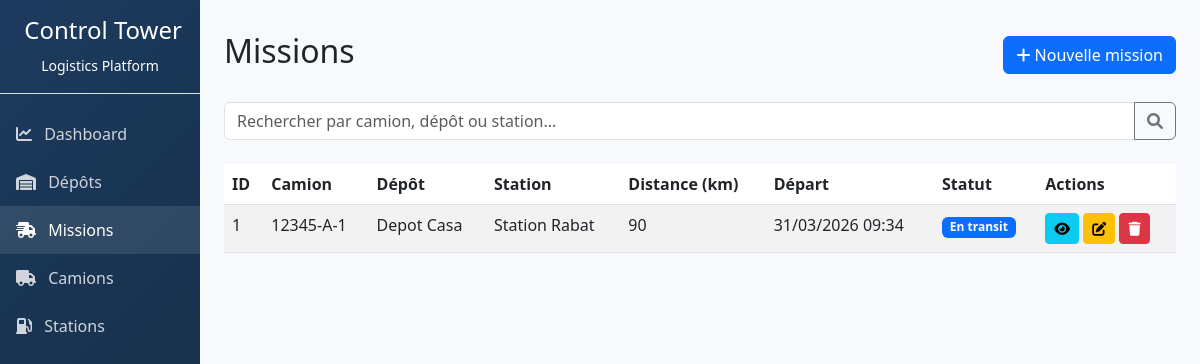
The app's page /api/missions/ with its own data.
### logistics/models.py (models this page shows, shortened)
class Mission(models.Model):
    truck = models.ForeignKey(Truck, on_delete=models.CASCADE, related_name='missions')
    depot = models.ForeignKey(Depot, on_delete=models.CASCADE)
    station = models.ForeignKey(Station, on_delete=models.CASCADE)
    route_polyline = models.TextField(blank=True, default='', help_text="Encoded polyline du trajet prévu")
    total_distance_km = models.FloatField(default=0, help_text="Distance totale en km")
    estimated_duration_minutes = models.IntegerField(default=0, help_text="Durée estimée en minutes")
    remaining_distance_km = models.FloatField(default=0)
    eta_minutes = models.IntegerField(null=True, blank=True)
    deviation_km = models.FloatField(default=0, help_text="Distance de déviation en km")
    traveled_distance_km = models.FloatField(default=0, help_text="Distance déjà parcourue")
    departure_time = models.DateTimeField(default=timezone.now)
    actual_departure_time = models.DateTimeField(null=True, blank=True)
    eta = models.DateTimeField(null=True, blank=True)
    actual_arrival_time = models.DateTimeField(null=True, blank=True)
    delivered_quantity = models.FloatField(null=True, blank=True)
    STATUS_CHOICES = [
        ('PLANNED', 'Planifiée'),
        ('LOADING', 'Chargement'),
        ('IN_TRANSIT', 'En transit'),
        ('ARRIVED', 'Arrivé'),
        ('UNLOADING', 'Déchargement'),
        ('COMPLETED', 'Terminé'),
        ('CANCELLED', 'Annulée'),
    ]
    status = models.CharField(max_length=20, choices=STATUS_CHOICES, default='PLANNED')
    notes = models.TextField(blank=True, default='')
    created_at = models.DateTimeField(auto_now_add=True)
    updated_at = models.DateTimeField(auto_now=True)

class Truck(models.Model):
    matricule = models.CharField(max_length=50, unique=True)
    transporter = models.CharField(max_length=100)
    brand = models.CharField(max_length=50, blank=True, default='')
    model = models.CharField(max_length=50, blank=True, default='')
    year = models.IntegerField(null=True, blank=True)
    driver = models.ForeignKey(Driver, on_delete=models.CASCADE, related_name='trucks')
    capacity_total = models.FloatField(help_text="Capacité totale de chargement en litres")
    max_compartment_count = models.IntegerField(default=3, help_text="Nombre maximum de compartiments")
    fuel_tank_capacity = models.FloatField(help_text="Capacité du réservoir de carburant en litres")
    fuel_level = models.FloatField(default=100, help_text="Niveau de carburant actuel en litres")
    fuel_consumption_per_km = models.FloatField(default=0.35, help_text="Consommation moyenne en L/km")
    fuel_consumption_idle = models.FloatField(default=0.5, help_text="Consommation au ralenti en L/h")
    total_odometer = models.FloatField(default=0, help_text="Kilométrage total en km")
    trip_odometer = models.FloatField(default=0, help_text="Kilométrage du trajet actuel en km")
    last_maintenance_km = models.FloatField(default=0)
    next_maintenance_km = models.FloatField(default=0)
    STATUS_CHOICES = [
        ('AVAILABLE', 'Disponible'),
        ('ON_ROUTE', 'En route'),
        ('STOPPED', 'À l’arrêt'),
        ('DELAYED', 'En retard'),
        ('UNLOADING', 'Déchargement'),
        ('COMPLETED', 'Terminé'),
        ('BREAKDOWN', 'Panne'),
        ('MAINTENANCE', 'En maintenance'),
    ]
    status = models.CharField(max_length=20, choices=STATUS_CHOICES, default='AVAILABLE')
    current_lat = models.FloatField(default=0)
    current_lng = models.FloatField(default=0)
    last_fuel_refill = models.DateTimeField(null=True, blank=True)
    last_maintenance = models.DateTimeField(null=True, blank=True)
    created_at = models.DateTimeField(default=timezone.now)
    updated_at = models.DateTimeField(auto_now=True)

class Depot(models.Model):
    name = models.CharField(max_length=100)
    city = models.CharField(max_length=100)
    capacity_total = models.FloatField(help_text="Capacité totale du dépôt en litres")
    address = models.TextField(blank=True, default='')
    latitude = models.FloatField(null=True, blank=True)
    longitude = models.FloatField(null=True, blank=True)

class Station(models.Model):
    name = models.CharField(max_length=100)
    city = models.CharField(max_length=100)
    region = models.CharField(max_length=100)
    address = models.TextField(blank=True, default='')
    latitude = models.FloatField(null=True, blank=True)
    longitude = models.FloatField(null=True, blank=True)
    stock = models.JSONField(default=dict, blank=True)
    daily_consumption = models.FloatField(default=0)
    RISK_LEVEL_CHOICES = [
        ('NORMAL', 'Normal'),
        ('WARNING', 'Warning'),
        ('CRITICAL', 'Critical'),
    ]
    risk_level = models.CharField(max_length=10, choices=RISK_LEVEL_CHOICES, default='NORMAL')

### logistics/views.py (the view)
# urls.py: path('missions/', views.MissionListView.as_view(), name='mission_list'),
class MissionListView(ListView):
    model = Mission
    template_name = 'logistics/mission_list.html'
    context_object_name = 'missions'
    paginate_by = 20
    def get_queryset(self):
        qs = super().get_queryset()
        search = self.request.GET.get('search')
        if search:
            qs = qs.filter(
                Q(truck__matricule__icontains=search) |
                Q(depot__name__icontains=search) |
                Q(station__name__icontains=search)
            )
        return qs.select_related('truck', 'depot', 'station')

### logistics/templates/logistics/mission_list.html (shortened to what this page needs)
{% extends "logistics/base.html" %}
{% block content %}
<div class="d-flex justify-content-between align-items-center mb-4">
    <h1 class="h2">Missions</h1>
    <a href="{% url 'logistics:mission_create' %}" class="btn btn-primary">
        <i class="fas fa-plus"></i> Nouvelle mission
    </a>
</div>
<form method="get" class="mb-4">
    <div class="input-group">
        <input type="text" name="search" class="form-control" placeholder="Rechercher par camion, dépôt ou station..." value="{{ request.GET.search }}">
        <button class="btn btn-outline-secondary" type="submit"><i class="fas fa-search"></i></button>
    </div>
</form>
<div class="table-responsive">
    <table class="table table-striped table-hover">
        <thead>
            <tr>
                <th>ID</th>
                <th>Camion</th>
                <th>Dépôt</th>
                <th>Station</th>
                <th>Distance (km)</th>
                <th>Départ</th>
                <th>Statut</th>
                <th>Actions</th>
            </tr>
        </thead>
        <tbody>
            {% for mission in missions %}
            <tr>
                <td>{{ mission.id }}</td>
                <td>{{ mission.truck.matricule }}</td>
                <td>{{ mission.depot.name }}</td>
                <td>{{ mission.station.name }}</td>
                <td>{{ mission.total_distance_km|floatformat:0 }}</td>
                <td>{{ mission.departure_time|date:"d/m/Y H:i" }}</td>
                <td><span class="badge status-{{ mission.status }}">{{ mission.get_status_display }}</span></td>
                <td>
                    <a href="{% url 'logistics:mission_detail' mission.pk %}" class="btn btn-sm btn-info" title="Détail"><i class="fas fa-eye"></i></a>
                    <a href="{% url 'logistics:mission_update' mission.pk %}" class="btn btn-sm btn-warning" title="Modifier"><i class="fas fa-edit"></i></a>
                    <a href="{% url 'logistics:mission_delete' mission.pk %}" class="btn btn-sm btn-danger" title="Supprimer"><i class="fas fa-trash"></i></a>
                </td>
            </tr>
            {% empty %}
            <tr><td colspan="8" class="text-center">Aucune mission trouvée.</td></tr>
            {% endfor %}
        </tbody>
    </table>
</div>
{% endblock %}

### logistics/templates/logistics/base.html (style rules this page uses)
body { background-color: #f8f9fc; }
.status-IN_TRANSIT { background-color: #0d6efd; color: white; }

### records on screen
Mission: id "1", truck.matricule "12345-A-1", depot.name "Depot Casa", station.name "Station Rabat", total_distance_km "90", departure_time "31/03/2026 09:34", status "En transit"
